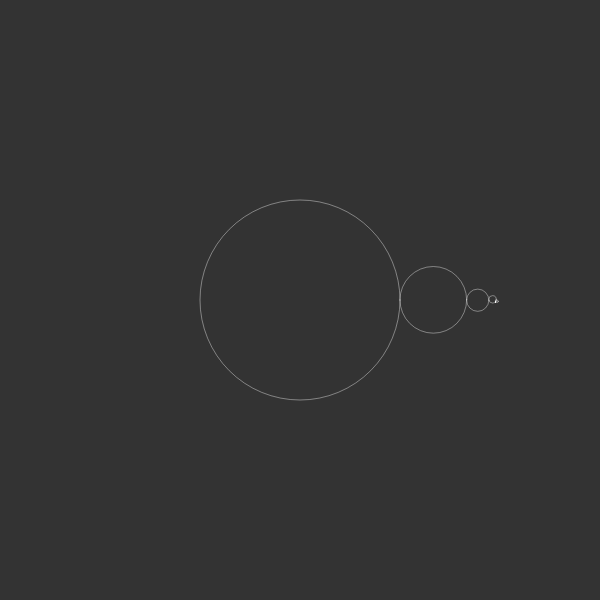
Frame 1 (no input)
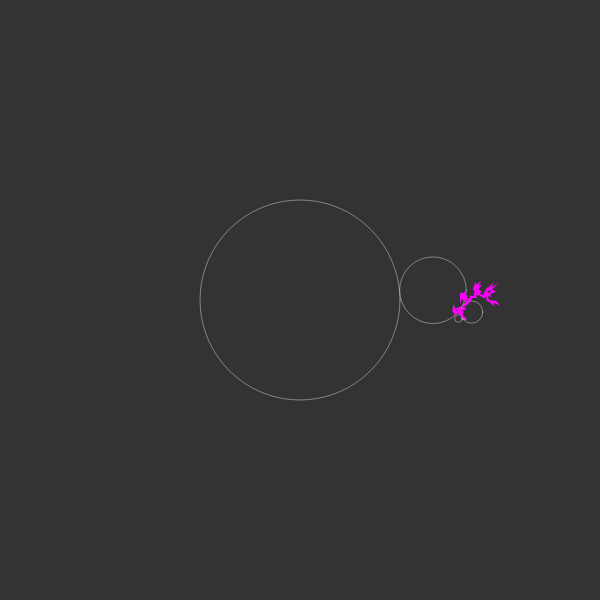
Frame 60 (no input)
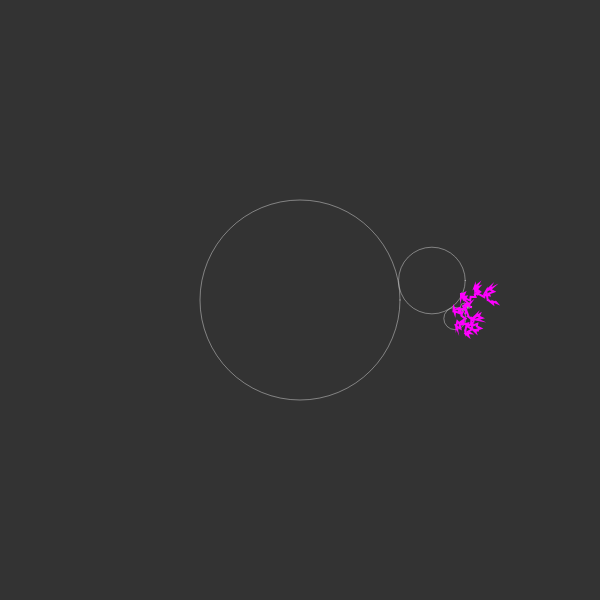
Frame 120 (the mouse pressed at the canvas centre since frame 60)

The p5.js sketch that drew these frames (run headless with seeded random() and noise() and a simulated clock; from frame 60 on, the mouse is pressed at the canvas centre):

// p5.js sketch
// ── sketch.js
const eC = {
  version: 'r01',
  author: 'eCoucou',
  date: 'nov.21'
};

const k = -7;
let first, end;
let path = [];

function windowResized() {
  // resizeCanvas(windowWidth,windowHeight);
}

function setup() {
  // createCanvas(windowWidth,windowHeight);
  createCanvas(600, 600);
  console.log("%c (ツ) # eCoucou " + eC.version + " # ", "background: #f00; color: #fff");
  first = new Cercle(width / 2, height / 2, 100, 1, null);
  let next = first;
  for (let i = 0; i < 100; i++) {
    next = next.addChild();
  }
  end = next;
}

function draw() {
  background(51);
  let next = first;
  while (next !== null) {
    next.update();
    next.show()
    next = next.child;
  }
  path.push(createVector(end.x, end.y));
  stroke(255, 0, 255);
  strokeWeight(2);
  beginShape()
  for (p of path) {
    vertex(p.x, p.y);
  }
  endShape();

}




//---------
class Cercle {
  constructor(x_, y_, r_, n_, parent_ = null) {
    this.x = x_;
    this.y = y_;
    this.r = r_;
    this.n = n_;
    this.speed = radians(pow(k, this.n - 1) / 100);
    this.angle = 0;
    this.parent = parent_;
    this.child = null;
  }

  update() {
    if (this.parent !== null) {
      this.angle += this.speed;
      let r = this.parent.r + this.r;
      this.x = this.parent.x + r * cos(this.angle);
      this.y = this.parent.y + r * sin(this.angle);
    }
  }

  addChild() {
    let newR = this.r / 3;
    this.child = new Cercle(this.x + this.r + newR, this.y, newR, this.n + 1, this);
    return this.child;
  }

  show() {
    stroke(255, 100);
    noFill();
    strokeWeight(1);
    circle(this.x, this.y, 2 * this.r);
  }
}
